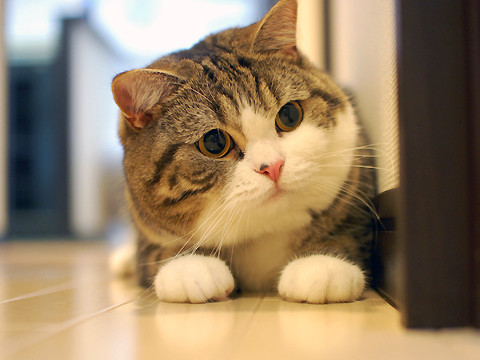
#> input picture opencv/10_other/cat.jpg, 480 x 360 px
$ python app04.py
#> lines starting #> are read from the running program, lines starting #| are printed output that depends on the picture; after the words box and inside, x2 and y2 are one past the last pixel; in counts of white or black regions, pixels touching at a corner belong together
#step 1
#Use bilateral filter for edge-aware smoothing.
import cv2

num_down = 2 # number of downsampling steps
num_bilateral = 7 # number of bilateral filtering steps

img_rgb = cv2.imread("cat.jpg")
#> img_rgb is the input picture: shape (360, 480, 3); mean B, G, R 102.9, 131.3, 153

# downsample image using Gaussian pyramid
img_color = img_rgb
for _ in range(num_down):
   img_color = cv2.pyrDown(img_color)
#> this loop made 2 passes
#> pass 1, `img_color = cv2.pyrDown(img_color)`:
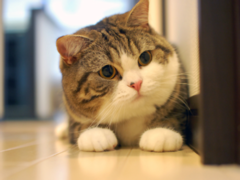
#> img_color: shape (180, 240, 3); mean B, G, R 103.1, 131.4, 153
#> pass 2, `img_color = cv2.pyrDown(img_color)`:
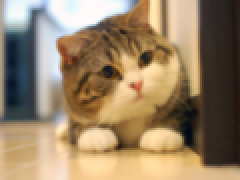
#> img_color: shape (90, 120, 3) (shown 2 times larger); mean B, G, R 103.4, 131.6, 153.2

# repeatedly apply small bilateral filter instead of
# applying one large filter
for _ in range(num_bilateral):
   img_color = cv2.bilateralFilter(img_color, d=9, sigmaColor=9, sigmaSpace=7)

# upsample image to original size
for _ in range(num_down):
   img_color = cv2.pyrUp(img_color)
#> this loop made 2 passes
#> pass 1, `img_color = cv2.pyrUp(img_color)`:
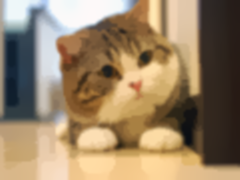
#> img_color: shape (180, 240, 3); mean B, G, R 103.2, 131.6, 153.3

#STEP 2 & 3
#Use median filter to reduce noise
# convert to grayscale and apply median blur
img_gray = cv2.cvtColor(img_rgb, cv2.COLOR_RGB2GRAY)
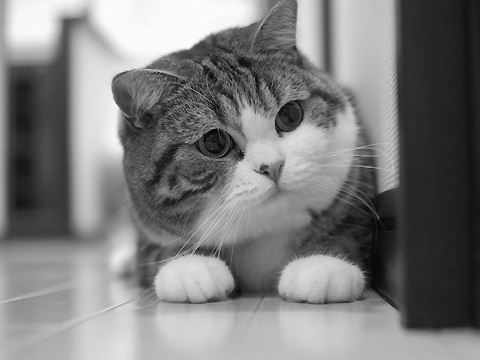
#> img_gray: shape (360, 480); min 8, max 252, mean 125.3
img_blur = cv2.medianBlur(img_gray, 7)

#STEP 4
#Use adaptive thresholding to create an edge mask
# detect and enhance edges
img_edge = cv2.adaptiveThreshold(img_blur, 255,
   cv2.ADAPTIVE_THRESH_MEAN_C,
   cv2.THRESH_BINARY,
   blockSize=9,
   C=2)
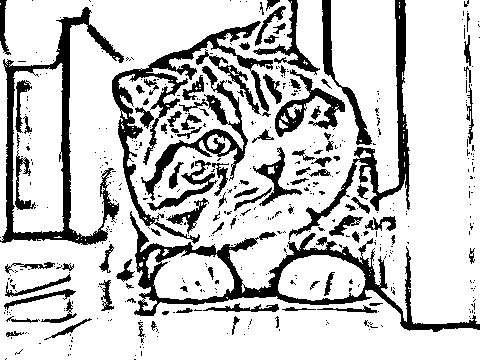
#> img_edge: shape (360, 480); 78.9% white; 484 black regions (382 under 20 px), largest, box (x1, y1, x2, y2) and area: (130, 211, 480, 332) 6321, (0, 7, 124, 245) 5081, (112, 21, 273, 244) 4325

# Step 5
# Combine color image with edge mask & display picture
# convert back to color, bit-AND with color image
img_edge = cv2.cvtColor(img_edge, cv2.COLOR_GRAY2RGB)
img_cartoon = cv2.bitwise_and(img_color, img_edge)
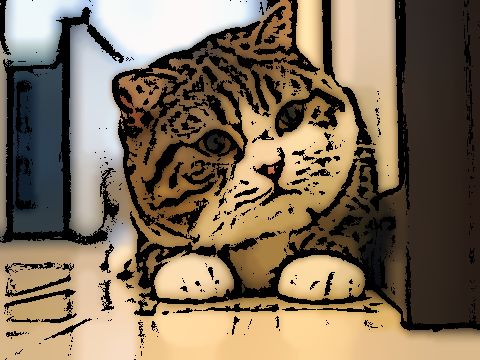
#> img_cartoon: shape (360, 480, 3); mean B, G, R 87.6, 109.9, 126.5

# display
cv2.imshow("myCat_cartoon", img_cartoon)
cv2.waitKey(0)
cv2.destroyAllWindows()
